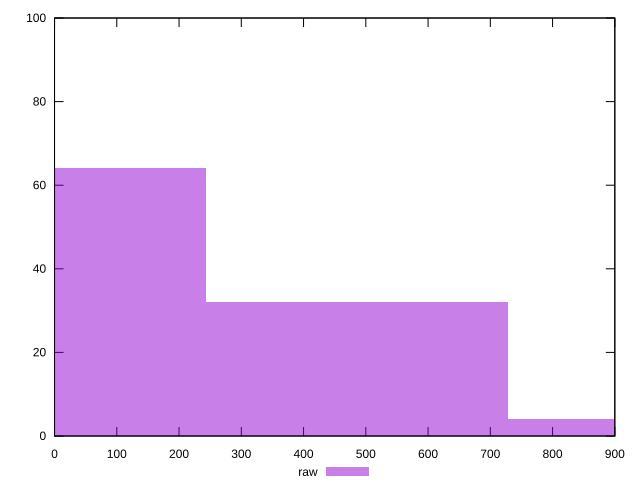

The gnuplot source for this figure:
reset

$raw <<EOF
0 64
485.54174502041224 32
971.0834900408245 4
EOF

set key outside below
set boxwidth 485.54174502041224
set xrange [0:900]
set yrange [0:100]
set trange [0:100]
set style fill transparent solid 0.5 noborder
set terminal svg size 640, 490 enhanced background rgb 'white'
set output "report_00015_2021-02-09T16-11-33.973Z/unused-css-rules/samples/pages/raw/histogram.svg"

plot $raw title "raw" with boxes

reset
